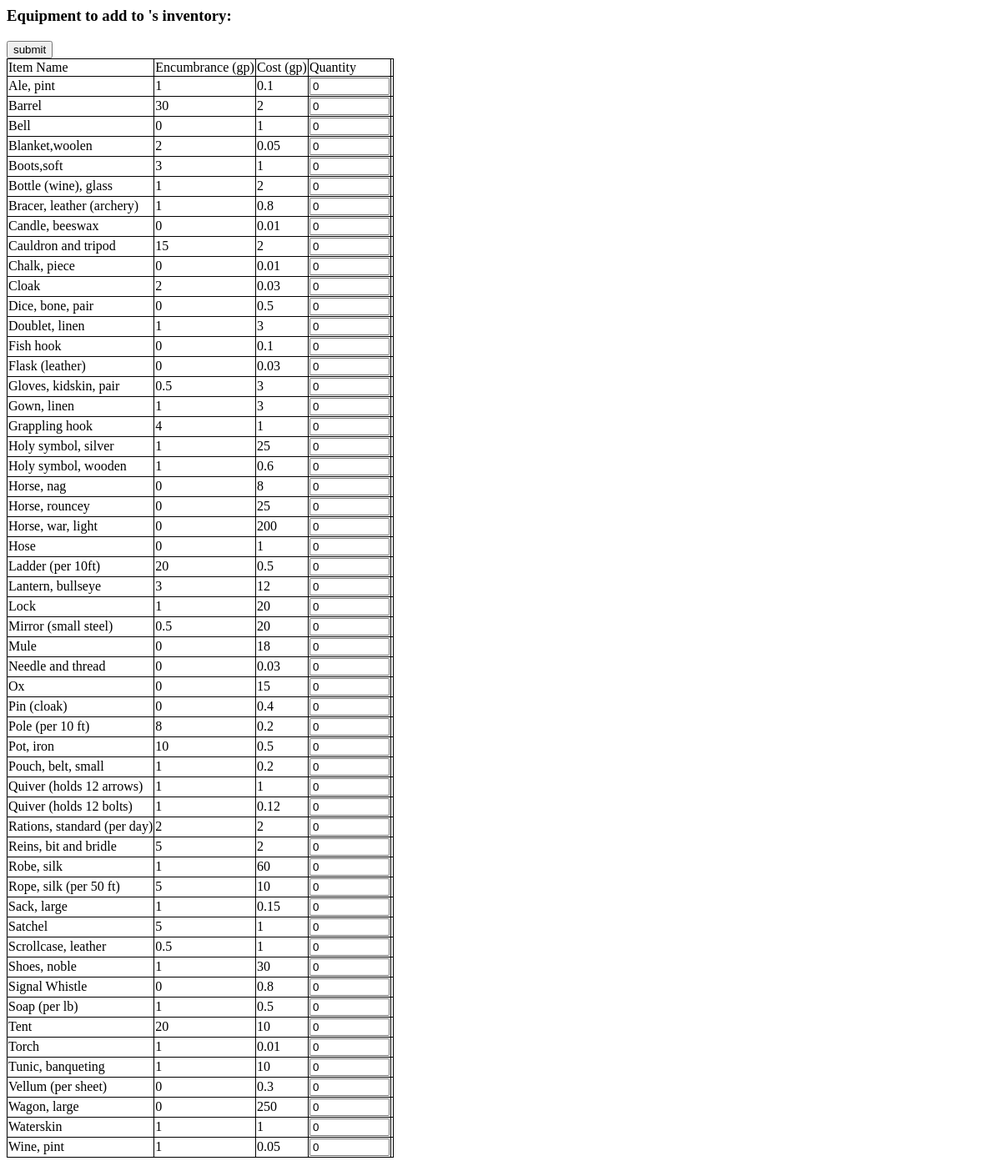
/osric_character_tools/selectequipment.php, run on an earlier commit of the app's database.
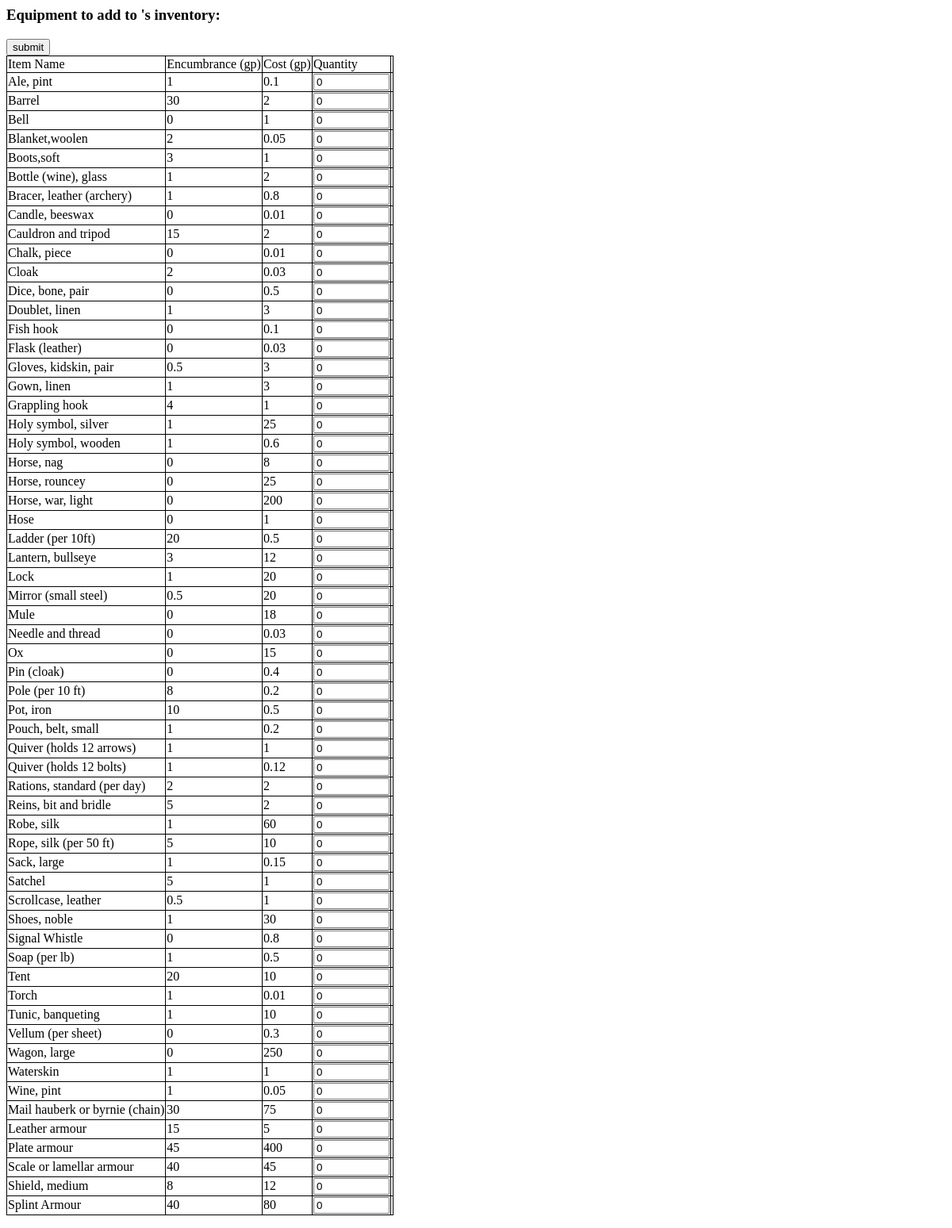
And on a later commit of the database.
### tables this page shows
CREATE TABLE IF NOT EXISTS `items` (
  `ItemName` varchar(64) DEFAULT NULL,
  `ItemEncumbrance` float NOT NULL,
  `ItemCost` float NOT NULL,
  `ItemId` bigint(20) unsigned NOT NULL AUTO_INCREMENT,
  UNIQUE KEY `ItemId` (`ItemId`)
);

### osric_character_tools/inc/OsricDb.php (called while the page is built, shortened)
<?php
class OsricDb
{
	protected $cxn;
	public function doInit($aHost,$aUser,$aPasswd)
	{
		$aDbname = "osric_db";
		$this->cxn = mysqli_connect($aHost,$aUser,$aPasswd,$aDbname) or die("Couldn't connect to server");
	}
	public function getItems()
	{
		$query = "SELECT * FROM items";
		$result = mysqli_query($this->cxn,$query) or die("Couldn't execute query: ".$query);
		for($result_set = array();$row = mysqli_fetch_assoc($result);$result_set[]=$row);
		return $result_set;
	}
}
?>

### osric_character_tools/selectequipment.php (the view, shortened to what this page needs)
<?php
require_once(dirname(__FILE__)."/inc/OsricDb.php");
$characterId = $_REQUEST['CharacterId'];
$myOsricDb = new OsricDb();
$myOsricDb->doInit($host,$user,$passwd);
$character = $myOsricDb->getCharacter($characterId);
$characterName = $character['CharacterName'];
?>
<html>
<link rel="stylesheet" type="text/css" href="./css/class.css" />
<body>
<form action="addToCharacterInventory.php" method="POST">
<?php
echo "<h3>Equipment to add to {$characterName}'s inventory:</h3>";
echo "<input type='submit' value='submit'>";
$items = $myOsricDb->getItems();
echo "<table id='osric_equipment_not_carried'>";
echo "<tr><td>Item Name</td><td>Encumbrance (gp)</td><td>Cost (gp)</td><td>Quantity</td><td></td></tr>";
$num_rows = count($items);
for($i=0;$i<$num_rows;$i++)
{
	$row = $items[$i];
	echo "<tr>";
	echo "<td>{$row['ItemName']}</td>";
	echo "<td>{$row['ItemEncumbrance']}</td>";
	echo "<td>{$row['ItemCost']}</td>";
	$itemId = $row['ItemId'];
	echo "<td><input type='number' min='0' max='9999999' name='item[{$i}][quantity]' value='0'></input></td>";
	echo "<td><input type='hidden' name='item[{$i}][itemId]' value='{$itemId}'></input></td>";
	echo "</tr>";
	$i = $i + 1;
}
echo "</table>";
?>
</form>
</body>
</html>

### osric_character_tools/css/class.css (style rules this page uses)
table { border: 1px solid black; border-collapse: collapse; }
td { border-right: 1px solid black; border-bottom: 1px solid black; }

What changed in the data, as far as the page shows it:
added items: ItemName "Mail hauberk or byrnie (chain)", ItemEncumbrance "30", ItemCost "75"
added items: ItemName "Leather armour", ItemEncumbrance "15", ItemCost "5"
added items: ItemName "Plate armour", ItemEncumbrance "45", ItemCost "400"
added items: ItemName "Scale or lamellar armour", ItemEncumbrance "40", ItemCost "45"
added items: ItemName "Shield, medium", ItemEncumbrance "8", ItemCost "12"
added items: ItemName "Splint Armour", ItemEncumbrance "40", ItemCost "80"
